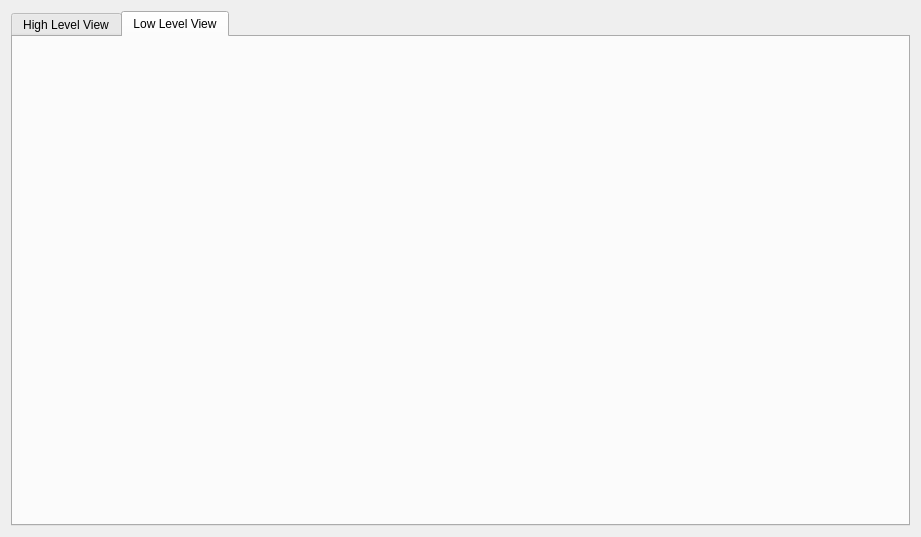
<?xml version="1.0" encoding="UTF-8"?>
<ui version="4.0">
 <class>DFFWidget</class>
 <widget class="QWidget" name="DFFWidget">
  <property name="geometry">
   <rect>
    <x>0</x>
    <y>0</y>
    <width>921</width>
    <height>537</height>
   </rect>
  </property>
  <property name="windowTitle">
   <string notr="true">XXX</string>
  </property>
  <layout class="QVBoxLayout" name="mainLayout">
   <item>
    <widget class="QTabWidget" name="tabWidget">
     <property name="currentIndex">
      <number>1</number>
     </property>
     <widget class="QWidget" name="hlWidget">
      <attribute name="title">
       <string>High Level View</string>
      </attribute>
      <layout class="QVBoxLayout" name="verticalLayout_10">
       <item>
        <widget class="QTabWidget" name="mainTabber">
         <property name="sizePolicy">
          <sizepolicy hsizetype="Expanding" vsizetype="Expanding">
           <horstretch>0</horstretch>
           <verstretch>1</verstretch>
          </sizepolicy>
         </property>
         <property name="currentIndex">
          <number>1</number>
         </property>
         <widget class="QWidget" name="tab_3">
          <attribute name="title">
           <string>Frames</string>
          </attribute>
          <layout class="QHBoxLayout" name="horizontalLayout">
           <item>
            <widget class="QSplitter" name="splitter">
             <property name="orientation">
              <enum>Qt::Horizontal</enum>
             </property>
             <widget class="QTreeView" name="frameTree"/>
             <widget class="QWidget" name="widget" native="true">
              <layout class="QVBoxLayout" name="verticalLayout_2">
               <item>
                <widget class="QLabel" name="frameNameLabel">
                 <property name="font">
                  <font>
                   <pointsize>16</pointsize>
                   <weight>75</weight>
                   <bold>true</bold>
                  </font>
                 </property>
                 <property name="text">
                  <string>[No Frame Selected]</string>
                 </property>
                 <property name="alignment">
                  <set>Qt::AlignCenter</set>
                 </property>
                </widget>
               </item>
               <item>
                <widget class="QWidget" name="widget_2" native="true">
                 <property name="sizePolicy">
                  <sizepolicy hsizetype="Preferred" vsizetype="Preferred">
                   <horstretch>0</horstretch>
                   <verstretch>1</verstretch>
                  </sizepolicy>
                 </property>
                 <layout class="QFormLayout" name="formLayout">
                  <property name="fieldGrowthPolicy">
                   <enum>QFormLayout::ExpandingFieldsGrow</enum>
                  </property>
                  <property name="horizontalSpacing">
                   <number>15</number>
                  </property>
                  <item row="0" column="0">
                   <widget class="QLabel" name="label_2">
                    <property name="text">
                     <string>Translation</string>
                    </property>
                   </widget>
                  </item>
                  <item row="0" column="1">
                   <widget class="QLabel" name="frameTranslationLabel">
                    <property name="font">
                     <font>
                      <family>Monospace</family>
                     </font>
                    </property>
                    <property name="text">
                     <string notr="true">-</string>
                    </property>
                   </widget>
                  </item>
                  <item row="1" column="0">
                   <widget class="QLabel" name="label_4">
                    <property name="text">
                     <string>Rotation</string>
                    </property>
                   </widget>
                  </item>
                  <item row="1" column="1">
                   <widget class="QLabel" name="frameRotationLabel">
                    <property name="font">
                     <font>
                      <family>Monospace</family>
                     </font>
                    </property>
                    <property name="text">
                     <string notr="true">-</string>
                    </property>
                   </widget>
                  </item>
                  <item row="2" column="0">
                   <widget class="QLabel" name="label_6">
                    <property name="text">
                     <string>Parent Frame</string>
                    </property>
                   </widget>
                  </item>
                  <item row="2" column="1">
                   <widget class="QLabel" name="frameParentLabel">
                    <property name="text">
                     <string notr="true">-</string>
                    </property>
                   </widget>
                  </item>
                  <item row="3" column="0">
                   <widget class="QLabel" name="label_7">
                    <property name="text">
                     <string>Flags</string>
                    </property>
                   </widget>
                  </item>
                  <item row="3" column="1">
                   <widget class="QLabel" name="frameFlagsLabel">
                    <property name="text">
                     <string notr="true">-</string>
                    </property>
                   </widget>
                  </item>
                 </layout>
                </widget>
               </item>
              </layout>
             </widget>
            </widget>
           </item>
          </layout>
         </widget>
         <widget class="QWidget" name="tab_4">
          <attribute name="title">
           <string>Geometries</string>
          </attribute>
          <layout class="QHBoxLayout" name="horizontalLayout_2">
           <item>
            <widget class="QSplitter" name="splitter_2">
             <property name="orientation">
              <enum>Qt::Horizontal</enum>
             </property>
             <widget class="QListWidget" name="geometryList">
              <property name="sizePolicy">
               <sizepolicy hsizetype="Expanding" vsizetype="Expanding">
                <horstretch>1</horstretch>
                <verstretch>0</verstretch>
               </sizepolicy>
              </property>
             </widget>
             <widget class="QWidget" name="widget_3" native="true">
              <property name="sizePolicy">
               <sizepolicy hsizetype="Preferred" vsizetype="Preferred">
                <horstretch>2</horstretch>
                <verstretch>0</verstretch>
               </sizepolicy>
              </property>
              <layout class="QVBoxLayout" name="verticalLayout_4">
               <item>
                <widget class="QLabel" name="geometryNameLabel">
                 <property name="font">
                  <font>
                   <pointsize>16</pointsize>
                   <weight>75</weight>
                   <bold>true</bold>
                  </font>
                 </property>
                 <property name="text">
                  <string>[No Geometry Selected]</string>
                 </property>
                 <property name="alignment">
                  <set>Qt::AlignCenter</set>
                 </property>
                </widget>
               </item>
               <item>
                <widget class="QTabWidget" name="geometryTabber">
                 <property name="currentIndex">
                  <number>1</number>
                 </property>
                 <widget class="QWidget" name="tab_5">
                  <attribute name="title">
                   <string>General Information</string>
                  </attribute>
                  <layout class="QFormLayout" name="formLayout_2">
                   <property name="fieldGrowthPolicy">
                    <enum>QFormLayout::ExpandingFieldsGrow</enum>
                   </property>
                   <property name="horizontalSpacing">
                    <number>15</number>
                   </property>
                   <item row="0" column="0">
                    <widget class="QLabel" name="label">
                     <property name="text">
                      <string>Face Format</string>
                     </property>
                    </widget>
                   </item>
                   <item row="0" column="1">
                    <widget class="QLabel" name="geometryFaceFormatLabel">
                     <property name="text">
                      <string notr="true">-</string>
                     </property>
                    </widget>
                   </item>
                   <item row="2" column="0">
                    <widget class="QLabel" name="label_3">
                     <property name="text">
                      <string>Flags</string>
                     </property>
                    </widget>
                   </item>
                   <item row="2" column="1">
                    <widget class="QLabel" name="geometryFlagsLabel">
                     <property name="text">
                      <string notr="true">-</string>
                     </property>
                    </widget>
                   </item>
                   <item row="3" column="0">
                    <widget class="QLabel" name="label_8">
                     <property name="text">
                      <string>UV Set Count</string>
                     </property>
                    </widget>
                   </item>
                   <item row="3" column="1">
                    <widget class="QLabel" name="geometryUVSetCountLabel">
                     <property name="text">
                      <string notr="true">-</string>
                     </property>
                    </widget>
                   </item>
                   <item row="4" column="0">
                    <widget class="QLabel" name="label_10">
                     <property name="text">
                      <string>Vertex Count</string>
                     </property>
                    </widget>
                   </item>
                   <item row="4" column="1">
                    <widget class="QLabel" name="geometryVertexCountLabel">
                     <property name="text">
                      <string notr="true">-</string>
                     </property>
                    </widget>
                   </item>
                   <item row="5" column="0">
                    <widget class="QLabel" name="label_12">
                     <property name="text">
                      <string>Frame Count</string>
                     </property>
                    </widget>
                   </item>
                   <item row="5" column="1">
                    <widget class="QLabel" name="geometryFrameCountLabel">
                     <property name="text">
                      <string notr="true">-</string>
                     </property>
                    </widget>
                   </item>
                   <item row="6" column="0">
                    <widget class="QLabel" name="label_14">
                     <property name="text">
                      <string>Ambient Light</string>
                     </property>
                    </widget>
                   </item>
                   <item row="6" column="1">
                    <widget class="QLabel" name="geometryAmbientLightLabel">
                     <property name="text">
                      <string notr="true">-</string>
                     </property>
                    </widget>
                   </item>
                   <item row="7" column="0">
                    <widget class="QLabel" name="label_16">
                     <property name="text">
                      <string>Diffuse Light</string>
                     </property>
                    </widget>
                   </item>
                   <item row="7" column="1">
                    <widget class="QLabel" name="geometryDiffuseLightLabel">
                     <property name="text">
                      <string notr="true">-</string>
                     </property>
                    </widget>
                   </item>
                   <item row="8" column="0">
                    <widget class="QLabel" name="label_18">
                     <property name="text">
                      <string>Specular Light</string>
                     </property>
                    </widget>
                   </item>
                   <item row="8" column="1">
                    <widget class="QLabel" name="geometrySpecularLightLabel">
                     <property name="text">
                      <string notr="true">-</string>
                     </property>
                    </widget>
                   </item>
                   <item row="9" column="0">
                    <widget class="QLabel" name="label_24">
                     <property name="text">
                      <string>Bounds</string>
                     </property>
                    </widget>
                   </item>
                   <item row="9" column="1">
                    <widget class="QLabel" name="geometryBoundsLabel">
                     <property name="text">
                      <string notr="true">-</string>
                     </property>
                    </widget>
                   </item>
                   <item row="10" column="0">
                    <widget class="QLabel" name="label_30">
                     <property name="text">
                      <string>Associated Frame</string>
                     </property>
                    </widget>
                   </item>
                   <item row="10" column="1">
                    <widget class="QLabel" name="geometryFrameLabel">
                     <property name="text">
                      <string notr="true">-</string>
                     </property>
                    </widget>
                   </item>
                   <item row="1" column="0">
                    <widget class="QLabel" name="label_20">
                     <property name="text">
                      <string>Vertex Data</string>
                     </property>
                    </widget>
                   </item>
                   <item row="1" column="1">
                    <widget class="QLabel" name="geometryVdataLabel">
                     <property name="text">
                      <string notr="true">-</string>
                     </property>
                    </widget>
                   </item>
                  </layout>
                 </widget>
                 <widget class="QWidget" name="tab_6">
                  <attribute name="title">
                   <string>Materials</string>
                  </attribute>
                  <layout class="QHBoxLayout" name="horizontalLayout_4">
                   <item>
                    <widget class="QSplitter" name="splitter_3">
                     <property name="orientation">
                      <enum>Qt::Horizontal</enum>
                     </property>
                     <widget class="QListWidget" name="materialList">
                      <property name="sizePolicy">
                       <sizepolicy hsizetype="Expanding" vsizetype="Expanding">
                        <horstretch>1</horstretch>
                        <verstretch>0</verstretch>
                       </sizepolicy>
                      </property>
                     </widget>
                     <widget class="QWidget" name="widget_4" native="true">
                      <property name="sizePolicy">
                       <sizepolicy hsizetype="Preferred" vsizetype="Preferred">
                        <horstretch>2</horstretch>
                        <verstretch>0</verstretch>
                       </sizepolicy>
                      </property>
                      <layout class="QVBoxLayout" name="verticalLayout_3">
                       <item>
                        <widget class="QLabel" name="materialNameLabel">
                         <property name="font">
                          <font>
                           <pointsize>14</pointsize>
                           <weight>75</weight>
                           <bold>true</bold>
                          </font>
                         </property>
                         <property name="text">
                          <string>[No Material Selected]</string>
                         </property>
                         <property name="alignment">
                          <set>Qt::AlignCenter</set>
                         </property>
                        </widget>
                       </item>
                       <item>
                        <widget class="QWidget" name="widget_5" native="true">
                         <property name="sizePolicy">
                          <sizepolicy hsizetype="Preferred" vsizetype="Preferred">
                           <horstretch>0</horstretch>
                           <verstretch>0</verstretch>
                          </sizepolicy>
                         </property>
                         <layout class="QFormLayout" name="formLayout_3">
                          <property name="fieldGrowthPolicy">
                           <enum>QFormLayout::ExpandingFieldsGrow</enum>
                          </property>
                          <property name="horizontalSpacing">
                           <number>15</number>
                          </property>
                          <item row="0" column="0">
                           <widget class="QLabel" name="label_5">
                            <property name="text">
                             <string>Color</string>
                            </property>
                           </widget>
                          </item>
                          <item row="0" column="1">
                           <widget class="QLabel" name="materialColorLabel">
                            <property name="text">
                             <string notr="true">-</string>
                            </property>
                           </widget>
                          </item>
                         </layout>
                        </widget>
                       </item>
                       <item>
                        <widget class="QWidget" name="textureWidget" native="true">
                         <property name="sizePolicy">
                          <sizepolicy hsizetype="Preferred" vsizetype="Preferred">
                           <horstretch>0</horstretch>
                           <verstretch>1</verstretch>
                          </sizepolicy>
                         </property>
                         <layout class="QVBoxLayout" name="verticalLayout_6">
                          <item>
                           <widget class="QSplitter" name="splitter_4">
                            <property name="orientation">
                             <enum>Qt::Horizontal</enum>
                            </property>
                            <widget class="QListWidget" name="textureList"/>
                            <widget class="QWidget" name="widget_9" native="true">
                             <layout class="QVBoxLayout" name="verticalLayout_5">
                              <item>
                               <widget class="QLabel" name="textureNameLabel">
                                <property name="font">
                                 <font>
                                  <pointsize>12</pointsize>
                                  <weight>75</weight>
                                  <bold>true</bold>
                                 </font>
                                </property>
                                <property name="text">
                                 <string>[No Texture Selected]</string>
                                </property>
                                <property name="alignment">
                                 <set>Qt::AlignCenter</set>
                                </property>
                               </widget>
                              </item>
                              <item>
                               <widget class="QWidget" name="widget_7" native="true">
                                <property name="sizePolicy">
                                 <sizepolicy hsizetype="Preferred" vsizetype="Preferred">
                                  <horstretch>0</horstretch>
                                  <verstretch>1</verstretch>
                                 </sizepolicy>
                                </property>
                                <layout class="QFormLayout" name="formLayout_4">
                                 <property name="fieldGrowthPolicy">
                                  <enum>QFormLayout::ExpandingFieldsGrow</enum>
                                 </property>
                                 <property name="horizontalSpacing">
                                  <number>15</number>
                                 </property>
                                 <item row="0" column="0">
                                  <widget class="QLabel" name="label_9">
                                   <property name="text">
                                    <string>Diffuse Name</string>
                                   </property>
                                  </widget>
                                 </item>
                                 <item row="0" column="1">
                                  <widget class="QLabel" name="textureDiffuseNameLabel">
                                   <property name="text">
                                    <string notr="true">-</string>
                                   </property>
                                  </widget>
                                 </item>
                                 <item row="1" column="0">
                                  <widget class="QLabel" name="label_15">
                                   <property name="text">
                                    <string>Alpha Name</string>
                                   </property>
                                  </widget>
                                 </item>
                                 <item row="1" column="1">
                                  <widget class="QLabel" name="textureAlphaNameLabel">
                                   <property name="text">
                                    <string notr="true">-</string>
                                   </property>
                                  </widget>
                                 </item>
                                 <item row="2" column="0">
                                  <widget class="QLabel" name="label_19">
                                   <property name="text">
                                    <string>Filter Flags</string>
                                   </property>
                                  </widget>
                                 </item>
                                 <item row="2" column="1">
                                  <widget class="QLabel" name="textureFilterFlagsLabel">
                                   <property name="text">
                                    <string notr="true">-</string>
                                   </property>
                                  </widget>
                                 </item>
                                </layout>
                               </widget>
                              </item>
                             </layout>
                            </widget>
                           </widget>
                          </item>
                         </layout>
                        </widget>
                       </item>
                      </layout>
                     </widget>
                    </widget>
                   </item>
                  </layout>
                 </widget>
                 <widget class="QWidget" name="tab_7">
                  <attribute name="title">
                   <string>Parts</string>
                  </attribute>
                  <layout class="QVBoxLayout" name="verticalLayout_8">
                   <item>
                    <widget class="QSplitter" name="splitter_5">
                     <property name="orientation">
                      <enum>Qt::Horizontal</enum>
                     </property>
                     <widget class="QListWidget" name="geometryPartList">
                      <property name="maximumSize">
                       <size>
                        <width>200</width>
                        <height>16777215</height>
                       </size>
                      </property>
                     </widget>
                     <widget class="QWidget" name="widget_10" native="true">
                      <layout class="QVBoxLayout" name="verticalLayout_7">
                       <item>
                        <widget class="QLabel" name="geometryPartNameLabel">
                         <property name="font">
                          <font>
                           <pointsize>14</pointsize>
                           <weight>75</weight>
                           <bold>true</bold>
                          </font>
                         </property>
                         <property name="text">
                          <string>[No Part Selected]</string>
                         </property>
                         <property name="alignment">
                          <set>Qt::AlignCenter</set>
                         </property>
                        </widget>
                       </item>
                       <item>
                        <widget class="QTabWidget" name="geometryPartTabber">
                         <property name="currentIndex">
                          <number>0</number>
                         </property>
                         <widget class="QWidget" name="tab_8">
                          <attribute name="title">
                           <string>General Information</string>
                          </attribute>
                          <layout class="QHBoxLayout" name="horizontalLayout_6">
                           <item>
                            <widget class="QWidget" name="widget_8" native="true">
                             <property name="sizePolicy">
                              <sizepolicy hsizetype="Preferred" vsizetype="Preferred">
                               <horstretch>0</horstretch>
                               <verstretch>1</verstretch>
                              </sizepolicy>
                             </property>
                             <layout class="QFormLayout" name="formLayout_5">
                              <property name="horizontalSpacing">
                               <number>15</number>
                              </property>
                              <item row="0" column="0">
                               <widget class="QLabel" name="label_11">
                                <property name="text">
                                 <string>Index Count</string>
                                </property>
                               </widget>
                              </item>
                              <item row="0" column="1">
                               <widget class="QLabel" name="geometryPartIndexCountLabel">
                                <property name="text">
                                 <string notr="true">-</string>
                                </property>
                               </widget>
                              </item>
                              <item row="1" column="0">
                               <widget class="QLabel" name="label_17">
                                <property name="text">
                                 <string>Material</string>
                                </property>
                               </widget>
                              </item>
                              <item row="1" column="1">
                               <widget class="QLabel" name="geometryPartMaterialLabel">
                                <property name="text">
                                 <string notr="true">-</string>
                                </property>
                               </widget>
                              </item>
                             </layout>
                            </widget>
                           </item>
                          </layout>
                         </widget>
                         <widget class="QWidget" name="tab_9">
                          <attribute name="title">
                           <string>Rendering</string>
                          </attribute>
                          <layout class="QHBoxLayout" name="horizontalLayout_7">
                           <item>
                            <widget class="QWidget" name="geometryPartRenderContainerWidget" native="true">
                             <layout class="QVBoxLayout" name="verticalLayout_9"/>
                            </widget>
                           </item>
                          </layout>
                         </widget>
                        </widget>
                       </item>
                      </layout>
                     </widget>
                    </widget>
                   </item>
                  </layout>
                 </widget>
                 <widget class="QWidget" name="tab_10">
                  <attribute name="title">
                   <string>Rendering</string>
                  </attribute>
                  <layout class="QHBoxLayout" name="horizontalLayout_3">
                   <item>
                    <widget class="QWidget" name="geometryRenderContainerWidget" native="true">
                     <layout class="QHBoxLayout" name="horizontalLayout_5"/>
                    </widget>
                   </item>
                  </layout>
                 </widget>
                </widget>
               </item>
              </layout>
             </widget>
            </widget>
           </item>
          </layout>
         </widget>
        </widget>
       </item>
       <item>
        <widget class="QWidget" name="texSourceWidget" native="true">
         <layout class="QVBoxLayout" name="verticalLayout">
          <property name="margin">
           <number>0</number>
          </property>
          <item>
           <widget class="QWidget" name="texSourceSubWidget" native="true">
            <layout class="QHBoxLayout" name="horizontalLayout_8">
             <property name="spacing">
              <number>20</number>
             </property>
             <property name="margin">
              <number>4</number>
             </property>
             <item>
              <widget class="QLabel" name="label_13">
               <property name="text">
                <string>Texture Source</string>
               </property>
              </widget>
             </item>
             <item>
              <widget class="QComboBox" name="texSourceBox">
               <property name="sizePolicy">
                <sizepolicy hsizetype="Preferred" vsizetype="Fixed">
                 <horstretch>0</horstretch>
                 <verstretch>0</verstretch>
                </sizepolicy>
               </property>
              </widget>
             </item>
             <item>
              <widget class="QPushButton" name="otherTexSrcButton">
               <property name="text">
                <string>Other...</string>
               </property>
              </widget>
             </item>
             <item>
              <spacer name="horizontalSpacer">
               <property name="orientation">
                <enum>Qt::Horizontal</enum>
               </property>
               <property name="sizeHint" stdset="0">
                <size>
                 <width>0</width>
                 <height>0</height>
                </size>
               </property>
              </spacer>
             </item>
            </layout>
           </widget>
          </item>
          <item>
           <spacer name="verticalSpacer">
            <property name="orientation">
             <enum>Qt::Vertical</enum>
            </property>
            <property name="sizeHint" stdset="0">
             <size>
              <width>20</width>
              <height>0</height>
             </size>
            </property>
           </spacer>
          </item>
         </layout>
        </widget>
       </item>
      </layout>
     </widget>
     <widget class="QWidget" name="llWidget">
      <attribute name="title">
       <string>Low Level View</string>
      </attribute>
      <layout class="QVBoxLayout" name="verticalLayout_11">
       <item>
        <widget class="RWBSWidget" name="rwbsWidget" native="true"/>
       </item>
      </layout>
     </widget>
    </widget>
   </item>
  </layout>
 </widget>
 <customwidgets>
  <customwidget>
   <class>RWBSWidget</class>
   <extends>QWidget</extends>
   <header location="global">RWBSWidget.h</header>
   <container>1</container>
  </customwidget>
 </customwidgets>
 <resources/>
 <connections/>
</ui>
